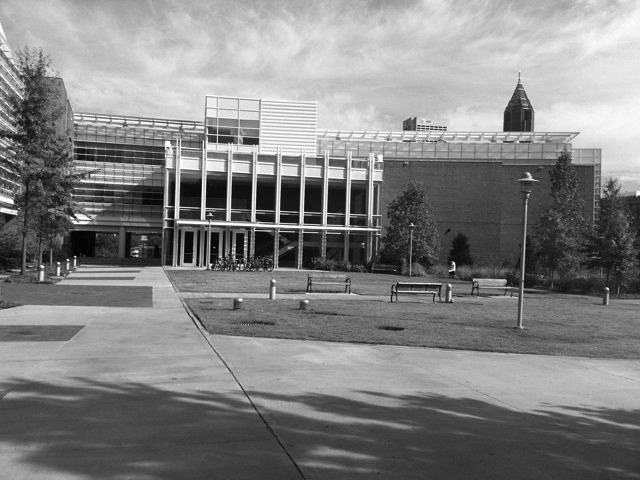
#> input picture 04. Computer Vision/Exercises/Week 2/images/simA.jpg, 640 x 480 px, found by its file name
$ jupyter execute --allow-errors 'Lista de Exercícios 2.ipynb'   (shell and % lines are left out)
#> lines starting #> are read from the running program, lines starting #| are printed output that depends on the picture; after the words box and inside, x2 and y2 are one past the last pixel; in counts of white or black regions, pixels touching at a corner belong together
# Harris, SIFT e RANSAC

## Descrição

O foco deste conjunto de problemas está na computação de *features* e ajuste de modelo (*model fitting*). Conforme definido na aulta, os recursos devem ser:

 1. Razoavelmente repetíveis - tendem a aparecer em ambas as imagens, mesmo com mudanças na iluminação ou na imagem;
 2. Bem localizáveis - sua localização nas imagens deve ser determinada de maneira fácil e relativamente precisa;
 3. Bastante comum sem ser denso nas imagens;
 4. Caracterizável de forma que seja possível encontrar correspondências prováveis.

Uma vez que temos esses recursos e suas correspondências putativas , usamos o RANSAC como uma forma de verificação global para encontrar um alinhamento provável.

## Questões

### 1. Detector de Harris

O detector Harris, visto na aula, é amplamente usado para detectar pontos característicos em imagens. Ele
se baseia na detecção de bordas.

Para encontrar os pontos Harris, você precisa calcular os gradientes nas direções $x$ e $y$. Provavelmente, eles terão que ser filtrados levemente com um gaussiano para se comportarem bem. Você pode fazer isso da maneira “ingênua” - filtrar a imagem e, em seguida, fazer a diferença simples entre a esquerda e a direita (gradiente $x$) ou para cima e para baixo (gradiente $y$) - ou você pode obter uma derivada analítica de um gaussiano em $x$ ou $y$ e usar esse filtro. A escala da filtragem é com você. Você pode brincar com o tamanho do Gaussiano, pois ele irá interagir com o tamanho da janela de detecção de canto.

[cell 1]
'''
Algoritmo:
1 - Calcular derivadas Gaussianas em cada pixel;
2 - Calcular a matriz de covariância em uma janela Gaussiana em torno de cada pixel;
3 - Computar função de resposta de canto R
4 - Limiar R
5 - Encontre os máximos locais da função de resposta(Non-maximum suppression)
'''

**A -** Escreva funções para calcular os gradientes $d_x$ e $d_y$ das direções $x$ e $y$, respectivamente. Tente seu código em simA. (Dica: Use o operador de Sobel com dimensão $W_d$).

[cell 2]
import numpy as np
import cv2
import matplotlib.pyplot as plt
from scipy.signal import convolve2d
import os
import shutil

#Função para carregar a imagem
def load_image(img_path):

#> called with img_path = '/home/larissa-octos/Pictures/IT/simA.jpg'
    img = cv2.imread(img_path, cv2.COLOR_RGB2GRAY)
#> img is the input picture: shape (480, 640); min 0, max 255, mean 130.6
    h, w, _ = img.shape

    if h > 600 or w > 800:
        print("resizing image to 600 x 800")
        img = cv2.resize(img, (600, 800))
    return img

# [34 lines left out: functions create_Haar_wavelet_xy, compute_derivatives, not called in this run]

**B -** Calcule a matriz de covariância C para cada pixel da imagem considerando uma vizinhança
$W_c$ do pixel (tipicamente, $W_c$ = $5 W_d$):

\begin{equation}
C =           \begin{pmatrix}
            \sum_{W_d} d_x^2 & \sum_{W_d} d_xd_y \\
            \sum_{W_d} d_xd_y & \sum_{W_d} d_y^2 \\
          \end{pmatrix}
\end{equation}

Lembre-se de que você pode verificar o seu código e a qualidade dos resultados nas imagens do tabuleiro de xadrez para decidir se seus parâmetros estão bem calibrados, embora essas imagens possam usar um tamanho de janela ideal diferente dos reais.

**C -** Para cada pixel na imagem, calcule a resposta de Harris $R = \lambda_1 \lambda_2 − k(\lambda_1 + \lambda_2 )^2$, onde $\lambda_1$ e $\lambda_2$ são os autovalores de $C$ e $k$ é uma constante (tipicamente, $k = 0,04$).

Provavelmente, sua primeira reação foi (ou será) usar pesos iguais a 1 para a janela $W_d$. Você já parou para pensar a diferença que a função de janela que controla o peso de cada posição em $W_d$ faz? Que outras funções para o peso da janela você tentaria e por quê?

[cell 3]
## DISCUTA AQUI (SE QUISER, TENTE CODAR E VERIFIQUE)

**D -** Escreva uma função para o limiar $T_R$ em que serão considerados pontos característicos aqueles para os quais $R > T_R$ e faça uma supressão não máxima (*NMS*) na saída de Harris. Surpresa, hein? Ajuste o limiar $T_R$ e o raio (o tamanho da janela) até obter um conjunto “bom” de pontos, provavelmente na ordem de cem ou dois (ou três?). Mas use seu julgamento para obter pontos suficientes. Existem pontos que são visíveis em ambas as imagens, mas não encontrados como cantos em ambas?

[cell 4]
#Função que calcula a matriz de covariância C e o resposta de Harris
# [55 lines left out: function create_corner_response_matrix, not called in this run]

[cell 5]
# [11 lines left out: function plot_corners, not called in this run]

[cell 6]
#Função para calcular no Non-maximal supression
#Para obter os valores ideais para indicar os cantos, encontramos os máximos locais como cantos dentro da janela
# [56 lines left out: functions local_non_maximal_suppression, get_max_corners, not called in this run]


def adaptive_non_maximal_suppression():
    pass


def detect_corners(img_path, dest_img_path, nms_kernel_size, sigma, k=0.04, thresh=0.75, max_no_corners=-1):
    """
    MAIN function to call to get corners arranged as x, y crd
    :param img_path: full path to image whose corners to be detected
    :param dest_img_path: if empty, then does not plot and save result image, else give full path
    :param nms_kernel_size: kernel size to be used during non maximal suppression
    :param sigma: scale
    :param k: empirical constant when computing Harris corner response. Refer to paper. Usually 0.04 ~ 0.06
    :param thresh: threshold ratio i.e corners whose corner response is less than thresh*mean(corner_response) are ignored
    :param max_no_corners: Maximum no of corners to retain. If -1, then all are retained
    :return: corners: nd array N x 2 arranged as x, y coordinate
    """

    # Load image

    img_bgr = load_image(img_path)
    img_gray = cv2.cvtColor(img_bgr, cv2.COLOR_BGR2GRAY)

    # Harris Corner response
    corner_response = create_corner_response_matrix(img_gray, sigma, k, thresh)

    # Non Maximal Suppression
    nms_corner_resp = local_non_maximal_suppression(corner_response, nms_kernel_size)

    # Retain "max_no_corners"
    corners = get_max_corners(nms_corner_resp, max_no_corners)

    if dest_img_path:
        # Plot corners on image
        plot_corners(img_bgr, corners, dest_img_path)

    return corners

#> (a cell that did not finish here is left out)

# Casamento de Características
Para encontrar pontos característicos correspondentes em duas imagens, comparamos os tons de cinza em uma janela ao redor dos pontos encontrados. Uma métrica típica usada nesta comparação é o SSD (Sum of Squared Differences):

$$
    SSD = \sum_{(x,y) \in W_{SSD}} \vert f_1(x,y) - f_2(x,y) \vert^2 \mathrm{,}
$$
onde $ W_{SSD}$ é tamanho da janela ao redor do ponto característico e $f_1(x,y)$ e $f_2(x,y)$ são os valores dos pixels nas coordenadas $x$ e $y$ para as janelas extraídas das imagens 1 e 2, respectivamente.

Dois pontos característicos são considerados correspondentes - correspondência putativa (putative match) - quando:

Os pontos possuem um valor mínimo da SSD (entre todos os pontos posséveis) inferior a um limiar $T_{SSD}$;
Falsas correspondências são eliminadas. Isso é conseguido garantindo que:
$$
    \frac{minimo \; SSD}{segundo \; minimo \; SSD} &lt; T_{razao\; SSD} \mathrm{,}
$$
onde $T_{razao\; SSD}$ é um limiar escolhido, $minimo \; SSD$ é o valor da SSD para o ponto com o menor valor de SSD encontrado, e $segundo \; minimo \; SSD$ é o valor da SSD para o ponto com o segundo menor valor de SSD encontra

**A -** Para cada par de imagens cujos pontos característicos foram encontrados na Parte I, encontre os pares de caracteríısticas correspondentes (escolha valores de $W_{SSD}$, $T_{SSD}$ e $T_{razao \;SSD}$ apropriados) e gere uma imagem composta, colocando cada imagem de um par lado a lado, destacando os pontos encontrados e conectando os pontos correspondentes com uma reta.

[cell 8]
# [58 lines left out: functions ssd_correspondence, ncc_correspondence, not called in this run]


def euclidean_correspondence():
    # Minimum euclidean distance between feature descriptor vectors
    pass


# [42 lines left out: functions get_window, draw_correspondence, not called in this run]


def run_main(img_path, dest_img_path, nms_kernel_size, sigma=1.414, k=0.04, thresh=0.75, max_no_corners=-1, mode="ssd", corr_kernel_size=21):

    corners_xy_1 = detect_corners(img_path[0], dest_img_path='', nms_kernel_size=nms_kernel_size,
                                  sigma=sigma, k=k, thresh=thresh, max_no_corners=max_no_corners)

    corners_xy_2 = detect_corners(img_path[1], dest_img_path='', nms_kernel_size=nms_kernel_size,
                                  sigma=sigma, k=k, thresh=thresh, max_no_corners=max_no_corners)

    img_bgr_1 = load_image(img_path[0])
    img_1 = cv2.cvtColor(img_bgr_1, cv2.COLOR_BGR2GRAY)
    img_bgr_2 = load_image(img_path[1])
    img_2 = cv2.cvtColor(img_bgr_2, cv2.COLOR_BGR2GRAY)


    if mode == 'ssd':
        corr_1_to_2 = ssd_correspondence(img_1, img_2, corners_xy_1, corners_xy_2, threshold=0, kernel_size=corr_kernel_size)
    elif mode == 'ncc':
        corr_1_to_2 = ncc_correspondence(img_1, img_2, corners_xy_1, corners_xy_2, threshold=0, kernel_size=corr_kernel_size)

    draw_correspondence(img_bgr_1, img_bgr_2, corr_1_to_2, corners_xy_1, corners_xy_2, dest_img_path=dest_img_path)

#> (the rest of this cell did not finish here and is left out)

#> (a cell that did not finish here is left out)

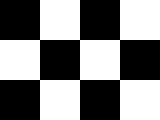
#> input picture 04. Computer Vision/Exercises/Week 2/images/check.bmp, 160 x 120 px, found by its file name

### 3. SIFT

Agora que você tem pontos-chave para os pares de imagens, podemos calcular descritores que proporcionarão desempenho mais robusto do que o casamento diretamente por meio dos valores dos pixels na Parte II. Você ficará feliz em saber que não esperamos que você escreva seu próprio código descritor SIFT. Em vez disso, você usará um as classes SIFT (ou SURF) no [OpenCV](https://opencv-python-tutroals.readthedocs.io/en/latest/py_tutorials/py_feature2d/py_sift_intro/py_sift_intro.html). Para isso, será necessário que tenha instale o pacote `opencv-contrib-python` (basta executar a próxima célula caso já não esteja instalado).

O uso padrão de uma biblioteca SIFT consiste em você apenas fornecer uma imagem e a biblioteca faz seu trabalho: encontra pontos de interesse em várias escalas e calcula descritores em cada ponto. Também é possível fornecer os pontos de interesse já encontrados (como fizemos na Parte 1) para que se calculem seus descritores. No entanto, como vimos em aula, os cantos de Harris não são invariantes a escala enquanto os pontos característicos encontrados pelo SIFT o são. Portanto, vamos ignorar os pontos de interesse que você já detectou na Parte I.

**A -** Obtenha os potnos característicos e mostre os pares de imagem lado a lado, representando cada ponto $(x,y)$ ecntrando, sua direção e escala (**dica:** use a função `cv2.drawKeypoints()` mais uma vez e preste atenção nos argumentos opcionais).

[cell 10]
img1 = cv2.imread('images/simA.jpg')
#img1 = cv2.imread('images/check.bmp')
gray1= cv2.cvtColor(img1,cv2.COLOR_BGR2GRAY)
sift = cv2.SIFT_create()
kp1 = sift.detect(gray1,None)
#> kp1 = 1451 keypoints; strongest (x, y, size): (454, 263, 2), (42, 266, 2.1), (211, 214, 1.9), (454, 269, 1.9)
img1=cv2.drawKeypoints(gray1,kp1,img1)
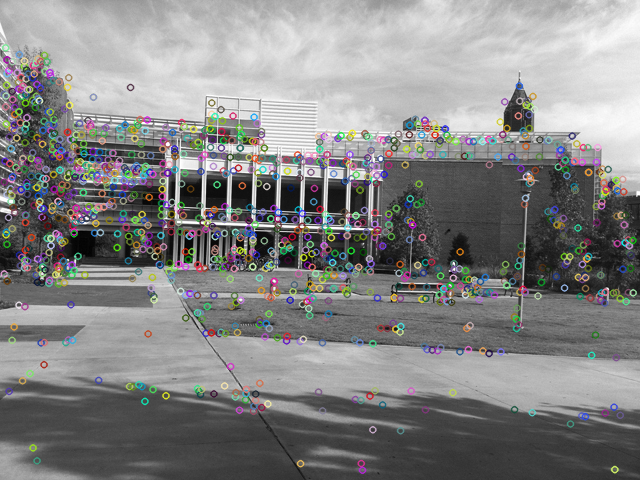
#> img1: shape (480, 640, 3); 16.03% of pixels changed, all inside (x1, y1, x2, y2) = (0, 43, 638, 475)
cv2.imwrite('sift_keypoints.jpg',img1)
#> Out = True

Agora com os descritores, precisamos combiná-los. Isso é o que chamamos de correspondências putativas na aula.

Na Parte II, obtivemos as melhores correspondências manualmente a partir da razão entre o menor SSD e o segundo menor. Dessa vez, vamos usar a classe [`BFMatcher`](https://opencv-python-tutroals.readthedocs.io/en/latest/py_tutorials/py_feature2d/py_matcher/py_matcher.html) do OpenCV.

**B -** Encontre as correspondências putativas e as exiba junto às imagens usando `cv2.drawMatches()`.

[cell 11]
img1=cv2.drawKeypoints(gray1,kp1,img1,flags=cv2.DRAW_MATCHES_FLAGS_DRAW_RICH_KEYPOINTS)
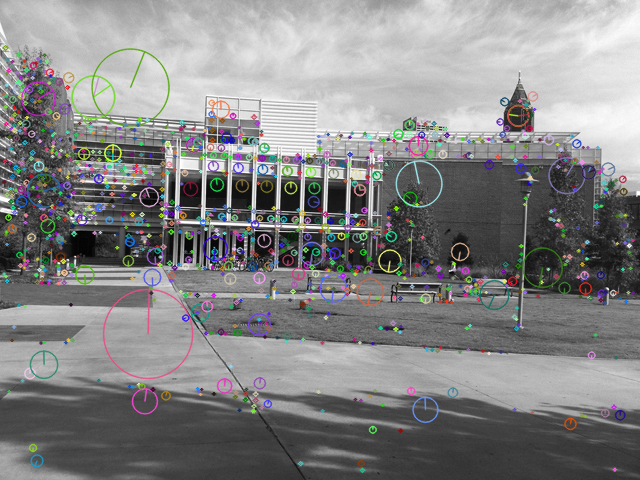
#> img1: shape (480, 640, 3); mean B, G, R 132.3, 132.2, 132.2
cv2.imwrite('sift_keypoints.jpg',img1)
#> Out = True

[cell 12]
#Encontre os pontos-chave e descritores com SIFT
kp1, des1 = sift.detectAndCompute(gray1,None)

[cell 13]
kp1
#> Out has the same summary as kp1

[cell 14]
des1

[cell 15]
img2 = cv2.imread('images/simB.jpg')
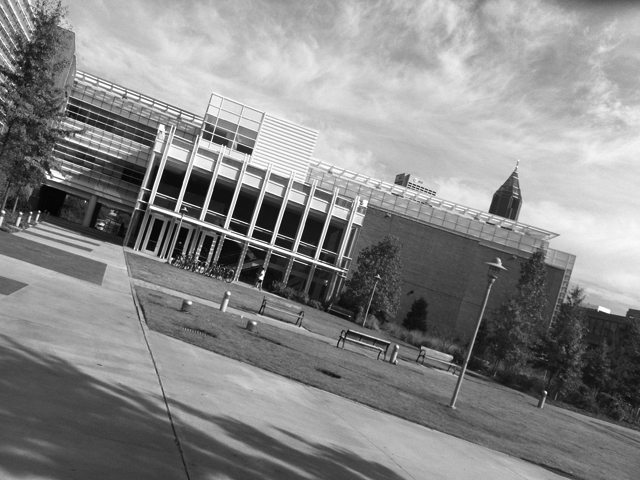
#> input picture 04. Computer Vision/Exercises/Week 2/images/simB.jpg, 640 x 480 px
#> img2 is the input picture: shape (480, 640, 3); min 0, max 255, mean 136
#img2 = cv2.imread('images/check_rot.bmp')
gray2= cv2.cvtColor(img2,cv2.COLOR_BGR2GRAY)
sift = cv2.SIFT_create()
kp2 = sift.detect(gray2,None)
#> kp2 = 1498 keypoints; strongest (x, y, size): (263, 272, 2.6), (3, 212, 2.1), (185, 209, 1.8), (48, 177, 2.5)
img2=cv2.drawKeypoints(gray2,kp2,img2)
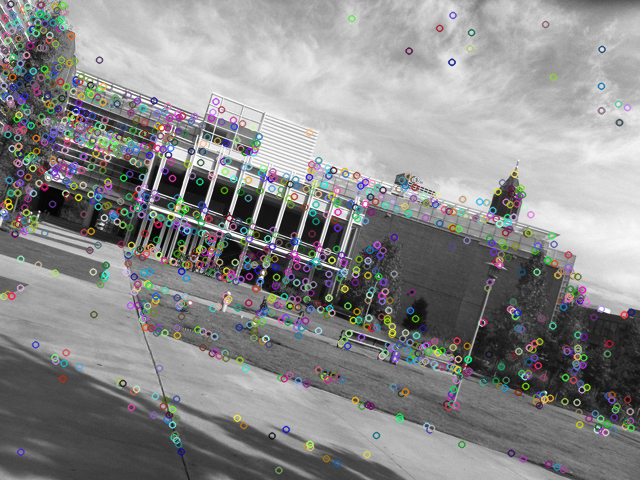
#> img2: shape (480, 640, 3); 16.54% of pixels changed, all inside (x1, y1, x2, y2) = (0, 0, 636, 475)
cv2.imwrite('sift_keypoints2.jpg',img2)
#> Out = True

[cell 16]
img2=cv2.drawKeypoints(gray2,kp2,img2,flags=cv2.DRAW_MATCHES_FLAGS_DRAW_RICH_KEYPOINTS)
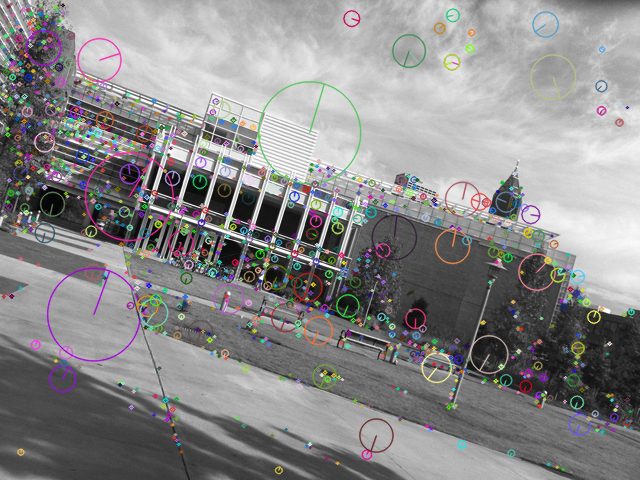
#> img2: shape (480, 640, 3); mean B, G, R 137.5, 137.1, 138
cv2.imwrite('sift_keypoints2.jpg',img2)
#> Out = True
#> (the rest of the program and of its run is left out)
